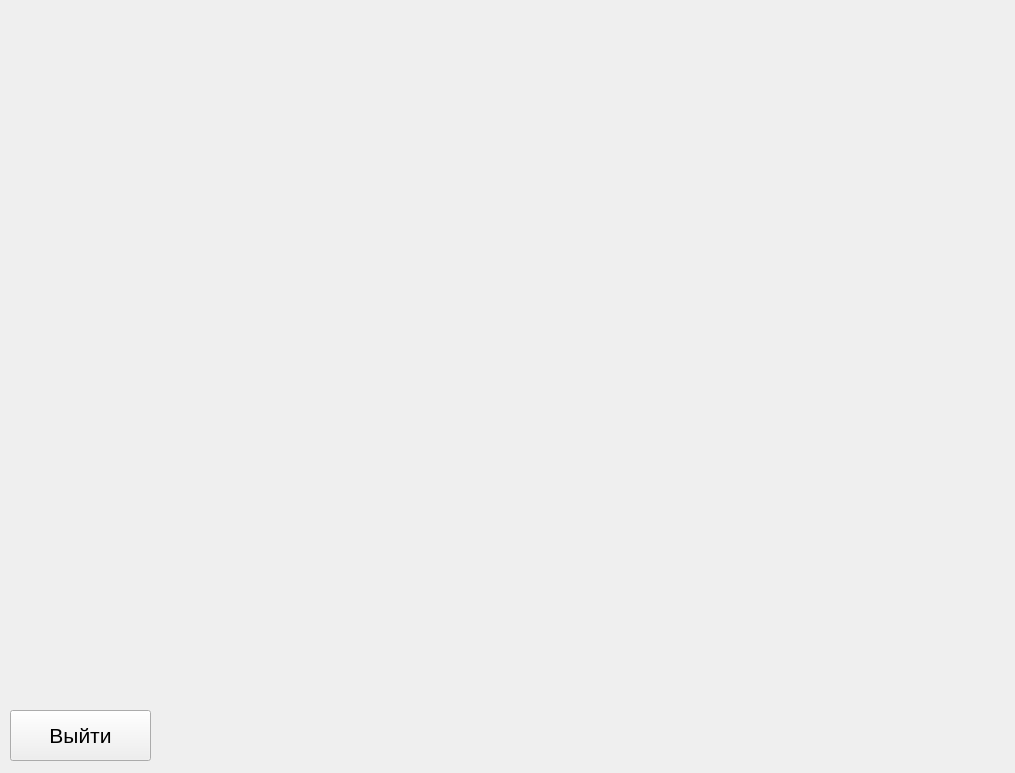
<?xml version="1.0" encoding="UTF-8"?>
<ui version="4.0">
 <class>TestWindow</class>
 <widget class="QMainWindow" name="TestWindow">
  <property name="geometry">
   <rect>
    <x>0</x>
    <y>0</y>
    <width>1015</width>
    <height>773</height>
   </rect>
  </property>
  <property name="windowTitle">
   <string>Тест Шульте</string>
  </property>
  <widget class="QWidget" name="centralwidget">
   <widget class="QPushButton" name="exitButton">
    <property name="geometry">
     <rect>
      <x>10</x>
      <y>710</y>
      <width>141</width>
      <height>51</height>
     </rect>
    </property>
    <property name="font">
     <font>
      <pointsize>16</pointsize>
     </font>
    </property>
    <property name="text">
     <string>Выйти</string>
    </property>
   </widget>
  </widget>
 </widget>
 <resources/>
 <connections/>
</ui>
